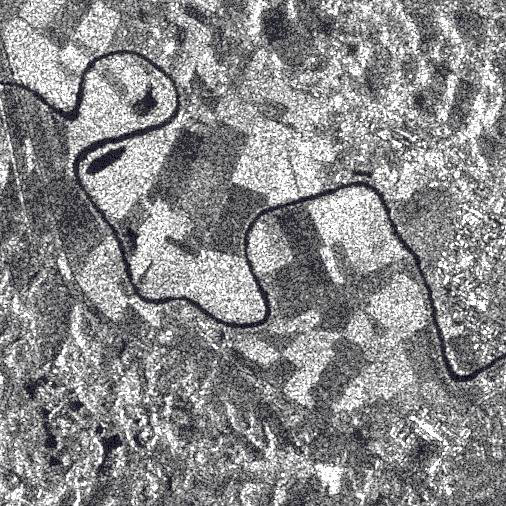
#> input picture P3/noisy/speckle/1.jpeg, 506 x 506 px
$ python task2_speckle_removal.py
#> lines starting #> are read from the running program, lines starting #| are printed output that depends on the picture
"""
=============================================================================
Task 2 - Speckle Noise Removal
=============================================================================
Removes speckle noise from grayscale images using non-ML techniques:

  1. Crimmins Speckle Removal  - complementary hulling (8-neighbour compare)
  2. FFT Lowpass Filter        - frequency-domain suppression
  3. Unsharp Masking           - edge sharpening after denoising

Usage:
    python task2_speckle_removal.py
"""

import os
import cv2
import numpy as np
import matplotlib.pyplot as plt


# ──────────────────────────────────────────────────────────────────────
# Configuration
# ──────────────────────────────────────────────────────────────────────

INPUT_DIR = os.path.join("noisy", "speckle")
OUTPUT_DIR = os.path.join("output", "task2")

IMAGE_FILES = ["1.jpeg", "3.png", "4.png"]

# Crimmins iterations
CRIMMINS_ITERATIONS = 3

# FFT lowpass radius (fraction of image diagonal)
FFT_CUTOFF_RATIO = 0.08

# Unsharp masking parameters
UNSHARP_SIGMA = 2.0
UNSHARP_STRENGTH = 0.7


# ──────────────────────────────────────────────────────────────────────
# Crimmins Speckle Removal (Complementary Hulling)
# ──────────────────────────────────────────────────────────────────────

# [58 lines left out: functions _crimmins_pass, crimmins_speckle_removal, not called in this run]


# ──────────────────────────────────────────────────────────────────────
# Optimised Crimmins via vectorised NumPy (much faster)
# ──────────────────────────────────────────────────────────────────────

def _crimmins_pass_fast(img: np.ndarray, dr: int, dc: int) -> np.ndarray:
    """Vectorised single-direction Crimmins pass using NumPy slicing."""
    h, w = img.shape
    out = img.astype(np.float64).copy()

    r_start = max(0, -dr)
    r_end   = h - max(0, dr)
    c_start = max(0, -dc)
    c_end   = w - max(0, dc)

    centre = out[r_start:r_end, c_start:c_end] # View of the central pixels being updated
    neighbour = out[r_start + dr:r_end + dr, c_start + dc:c_end + dc] # Shifted view of the neighbour pixels

    diff = neighbour - centre
    centre[diff > 0] += 1
    centre[diff < 0] -= 1

    return np.clip(out, 0, 255).astype(np.uint8)


def crimmins_speckle_removal_fast(
    img: np.ndarray, iterations: int = CRIMMINS_ITERATIONS
) -> np.ndarray:
    """Vectorised Crimmins speckle removal (recommended for real usage)."""
    directions = [
        (-1,  0), (-1,  1), ( 0,  1), ( 1,  1), # S, SE, E, NE
        ( 1,  0), ( 1, -1), ( 0, -1), (-1, -1), # N, NW, W, SW
    ]
    result = img.copy()
    for i in range(iterations):
        for dr, dc in directions:
            result = _crimmins_pass_fast(result, dr, dc) # Much faster than the naive version
        print(f"    Crimmins (fast) iteration {i + 1}/{iterations} complete")
    return result


# ──────────────────────────────────────────────────────────────────────
# FFT Lowpass Filter
# ──────────────────────────────────────────────────────────────────────

def fft_lowpass_filter(
    img: np.ndarray, cutoff_ratio: float = FFT_CUTOFF_RATIO
) -> np.ndarray:
    """
    Apply a circular lowpass filter in the frequency domain.

    Steps:
        1. Compute the 2-D FFT and shift the zero-frequency to centre.
        2. Create a circular mask that preserves low frequencies.
        3. Multiply the spectrum by the mask.
        4. Inverse FFT back to the spatial domain.
    """
    rows, cols = img.shape
    crow, ccol = rows // 2, cols // 2
    radius = int(cutoff_ratio * np.sqrt(rows**2 + cols**2))

    # Forward FFT
    f_transform = np.fft.fft2(img.astype(np.float64))   # Compute 2D FFT
    f_shift = np.fft.fftshift(f_transform)          # Shift zero-freq to centre

    # Circular lowpass mask
    mask = np.zeros((rows, cols), dtype=np.float64)
    y, x = np.ogrid[:rows, :cols]                       # Create coordinate grid
    dist = np.sqrt((y - crow) ** 2 + (x - ccol) ** 2)   # Distance from centre
    mask[dist <= radius] = 1.0          # Preserve low frequencies within radius

    # Apply mask and inverse FFT
    f_filtered = f_shift * mask
    f_ishift = np.fft.ifftshift(f_filtered)
    result = np.fft.ifft2(f_ishift)
    result = np.abs(result)

    return np.clip(result, 0, 255).astype(np.uint8)


# ──────────────────────────────────────────────────────────────────────
# Unsharp Masking
# ──────────────────────────────────────────────────────────────────────

def unsharp_mask(
    img: np.ndarray,
    sigma: float = UNSHARP_SIGMA,
    strength: float = UNSHARP_STRENGTH,
) -> np.ndarray:
    """
    Sharpen an image by subtracting a blurred copy:
        sharpened = original + strength × (original − blurred)
    """
    blurred = cv2.GaussianBlur(img, (0, 0), sigma)
    sharpened = cv2.addWeighted(img, 1.0 + strength, blurred, -strength, 0)
    return sharpened


# ──────────────────────────────────────────────────────────────────────
# Visualisation helpers
# ──────────────────────────────────────────────────────────────────────

def save_comparison_figure(
    original: np.ndarray,
    results: dict,
    image_name: str,
    output_dir: str,
) -> None:
    """Save a side-by-side comparison of all denoising methods."""
    n_cols = 1 + len(results)
    fig, axes = plt.subplots(1, n_cols, figsize=(5 * n_cols, 5))

    axes[0].imshow(original, cmap="gray")
    axes[0].set_title("Original (Speckled)")
    axes[0].axis("off")

    for idx, (label, img) in enumerate(results.items(), start=1):
        axes[idx].imshow(img, cmap="gray")
        axes[idx].set_title(label)
        axes[idx].axis("off")

    fig.suptitle(
        f"Speckle Removal Comparison - {image_name}",
        fontsize=14, fontweight="bold",
    )
    plt.tight_layout()

    out_path = os.path.join(output_dir, f"{image_name}_comparison.png")
    fig.savefig(out_path, dpi=150, bbox_inches="tight")
    plt.close(fig)
    print(f"  ✓ Saved comparison figure → {out_path}")


def save_individual_results(
    results: dict,
    image_name: str,
    output_dir: str,
) -> None:
    """Save each denoised result as a separate image file."""
    for label, img in results.items():
        safe_label = label.lower().replace(" ", "_").replace("→", "to")
        out_path = os.path.join(output_dir, f"{image_name}_{safe_label}.png")
        cv2.imwrite(out_path, img)


# ──────────────────────────────────────────────────────────────────────
# Analysis
# ──────────────────────────────────────────────────────────────────────

def print_analysis() -> None:
    """Print observations on speckle removal techniques."""
    print("\n" + "=" * 70)
    print("ANALYSIS - Speckle Removal Techniques")
    print("=" * 70)
    print("""
Crimmins Speckle Removal:
  • Directly addresses speckle by iteratively adjusting each pixel
    towards its local neighbourhood average across 8 directions.
  • Effective at reducing granular speckle while preserving larger
    structural edges (roads, bones, etc.).
  • Multiple iterations further smooth the result but may start to
    soften fine details.

FFT Lowpass Filtering:
  • Removes high-frequency components (sharp noise) from the spectrum.
  • Very effective at producing a visually smoother image but can
    introduce ringing artefacts near strong edges.

Unsharp Masking (post-processing):
  • Re-sharpens edges that may have been softened by aggressive
    denoising, restoring some structural clarity.

Recommendation:
  The Crimmins method is purpose-built for speckle and delivers the
  best balance of noise suppression and edge preservation. Combining
  it with a mild unsharp mask further improves perceived sharpness.

Note: No Machine Learning algorithms were used.
""")


# ──────────────────────────────────────────────────────────────────────
# Main
# ──────────────────────────────────────────────────────────────────────

def main() -> None:
    """Run the full Task-2 pipeline."""
    os.makedirs(OUTPUT_DIR, exist_ok=True)

    print("Task 2 - Speckle Noise Removal")
    print("-" * 40)

    for fname in IMAGE_FILES:
        img_path = os.path.join(INPUT_DIR, fname)
        image_name = os.path.splitext(fname)[0]
        print(f"\nProcessing: {fname}")

        original = cv2.imread(img_path, cv2.IMREAD_GRAYSCALE)
#> original: shape (506, 506); min 0, max 255, mean 137.8
        if original is None:
            print(f"  ✗ Could not read {img_path}, skipping.")
            continue

        # 1. Crimmins (fast vectorised version)
        print("  Applying Crimmins speckle removal …")
        crimmins_result = crimmins_speckle_removal_fast(original, CRIMMINS_ITERATIONS)
#> the loop in crimmins_speckle_removal_fast, `for i in range(iterations):` made 3 passes
#> pass 1, in _crimmins_pass_fast, `centre = out[r_start:r_end, c_start:c_end]`:
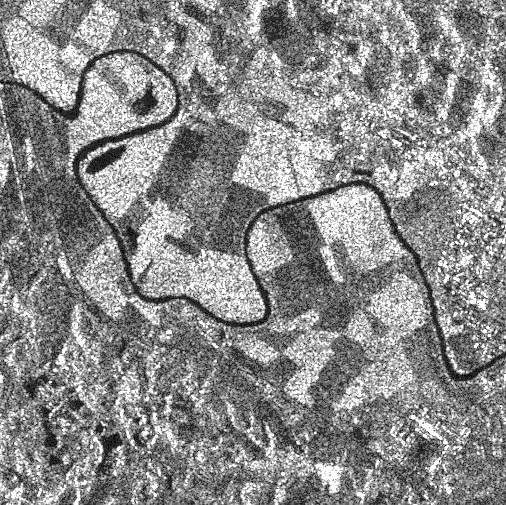
#> centre: shape (505, 506) float64; min 0, max 255, mean 137.8
#> pass 1, in _crimmins_pass_fast, `neighbour = out[r_start + dr:r_end + dr, c_start + dc:c_end + dc]`:
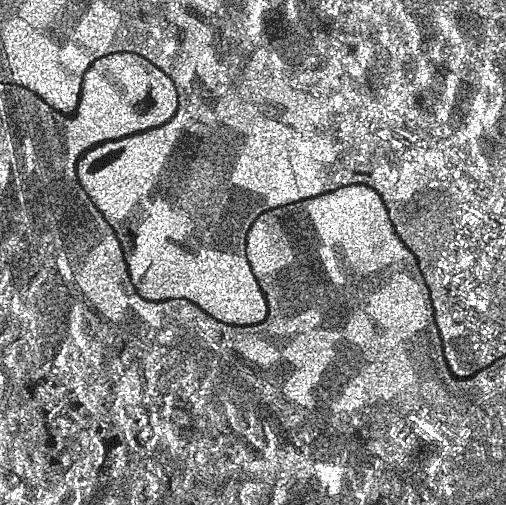
#> neighbour: shape (505, 506) float64; min 0, max 255, mean 137.9
#> pass 1, in _crimmins_pass_fast, `diff = neighbour - centre`:
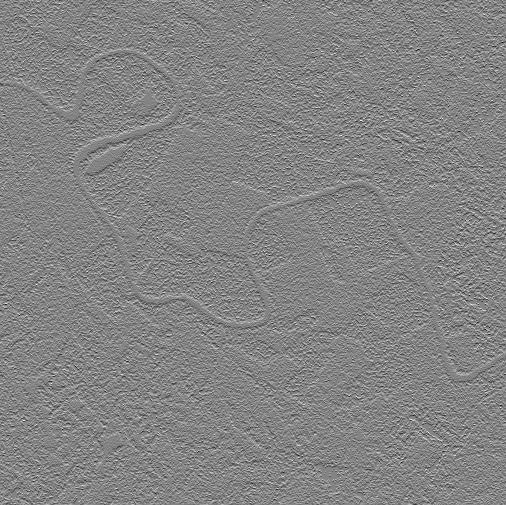
#> diff: shape (505, 506) float64; min -243, max 226, mean 0; drawn with min black and max white

        # 2. FFT Lowpass
        print("  Applying FFT lowpass filter …")
        fft_result = fft_lowpass_filter(original)
#> in fft_lowpass_filter, `result = np.abs(result)`:
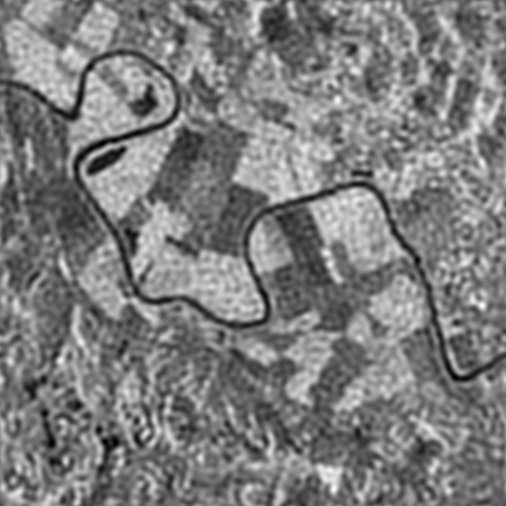
#> result: shape (506, 506) float64; min 0.0427, max 280.1, mean 137.8; drawn with min black and max white

        # 3. Unsharp mask (applied to Crimmins output for sharpening)
        print("  Applying Unsharp Masking …")
        crimmins_sharpened = unsharp_mask(crimmins_result)
#> in unsharp_mask, `blurred = cv2.GaussianBlur(img, (0, 0), sigma)`:
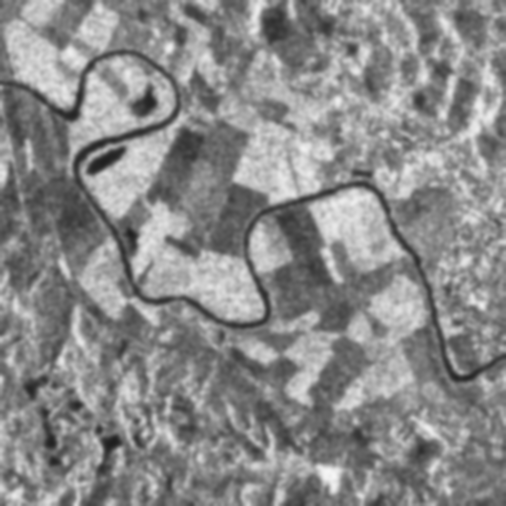
#> blurred: shape (506, 506); min 30, max 246, mean 137.9
#> in unsharp_mask, `sharpened = cv2.addWeighted(img, 1.0 + strength, blurred, -strength, 0)`:
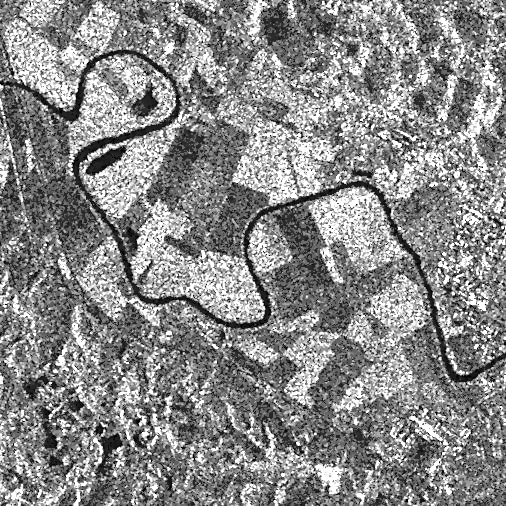
#> sharpened: shape (506, 506); min 0, max 255, mean 136.7

        results = {
            "Crimmins":               crimmins_result,
            "FFT Lowpass":            fft_result,
            "Crimmins + Unsharp":     crimmins_sharpened,
        }

        save_individual_results(results, image_name, OUTPUT_DIR)
#> the loop in save_individual_results, `for label, img in results.items():` made 3 passes
#> (label, safe_label) on passes 1 to 3: ('Crimmins', 'crimmins'), ('FFT Lowpass', 'fft_lowpass'), ('Crimmins + Unsharp', 'crimmins_+_unsharp')
        save_comparison_figure(original, results, image_name, OUTPUT_DIR)
#> in save_comparison_figure, `n_cols = 1 + len(results)`: n_cols = 4
#> the loop in save_comparison_figure, `for idx, (label, img) in enumerate(results.items(), start=1):` made 3 passes
#> pass 2 of the loop in main, `for fname in IMAGE_FILES:`:
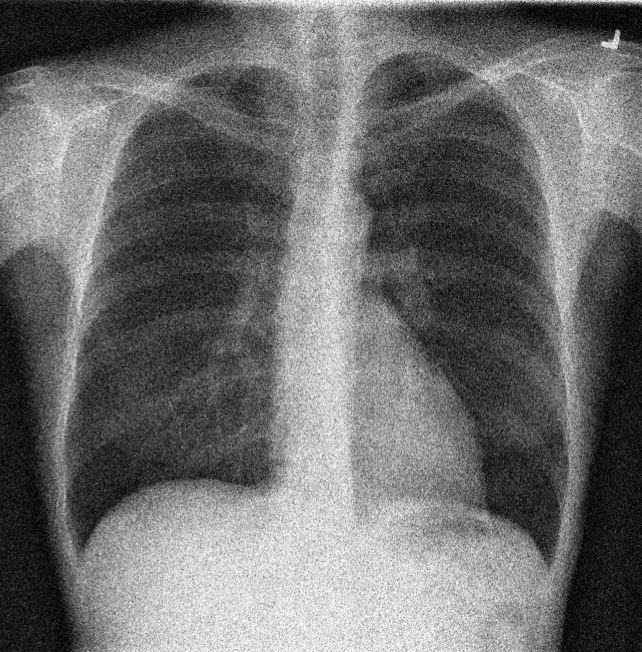
#> input picture P3/noisy/speckle/3.png, 642 x 652 px
#> in main, original is the input picture: shape (652, 642); min 0, max 255, mean 108.6
#> the loop in crimmins_speckle_removal_fast (call 2), `for i in range(iterations):` made 3 passes
#> pass 1, in _crimmins_pass_fast (call 25), `diff = neighbour - centre`:
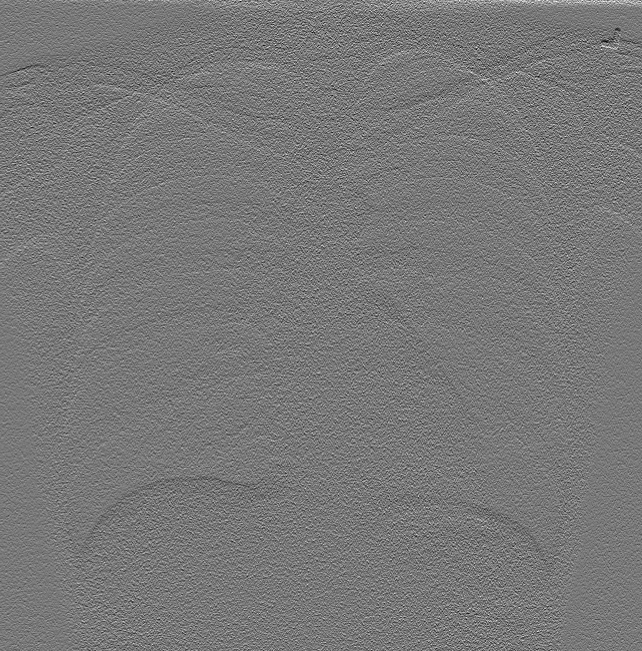
#> diff: shape (651, 642) float64; min -104, max 116, mean 0; drawn with min black and max white
#> blurred: shape (652, 642)
#> sharpened: shape (652, 642)
#> the loop in save_individual_results (call 2), `for label, img in results.items():` made 3 passes
#> the loop in save_comparison_figure (call 2), `for idx, (label, img) in enumerate(results.items(), start=1):` made 3 passes
#> in save_comparison_figure (call 2), `fig.savefig(out_path, dpi=150, bbox_inches="tight")`:
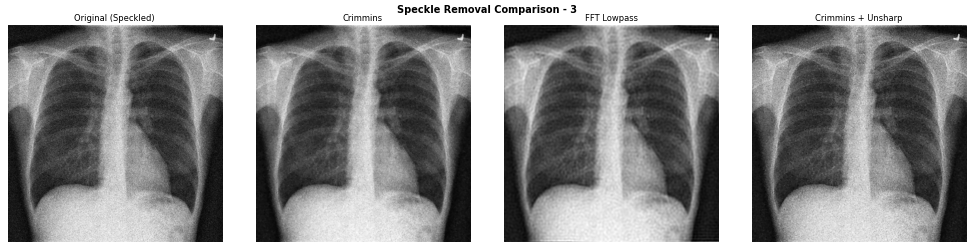
#> figure drawn by matplotlib, 4 panels
#> pass 3 of the loop in main, `for fname in IMAGE_FILES:`:
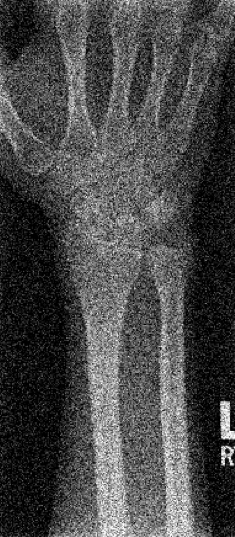
#> input picture P3/noisy/speckle/4.png, 235 x 537 px
#> in main, original is the input picture: shape (537, 235); min 0, max 255, mean 72.4
#> the loop in crimmins_speckle_removal_fast (call 3), `for i in range(iterations):` made 3 passes
#> pass 1, in _crimmins_pass_fast (call 49), `diff = neighbour - centre`:
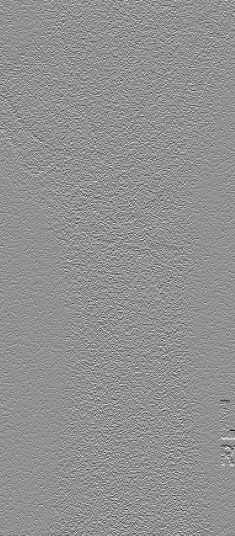
#> diff: shape (536, 235) float64; min -225, max 169, mean 0; drawn with min black and max white
#> in unsharp_mask (call 3), `blurred = cv2.GaussianBlur(img, (0, 0), sigma)`:
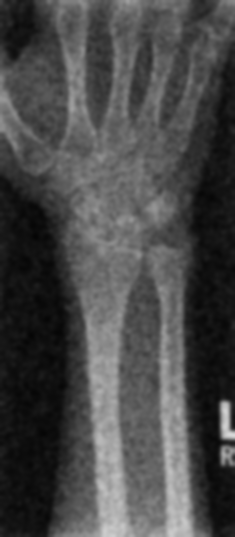
#> blurred: shape (537, 235); min 4, max 216, mean 72.3
#> sharpened: shape (537, 235)

    print_analysis()
    print("Done! All outputs saved to:", OUTPUT_DIR)


if __name__ == "__main__":
    main()
